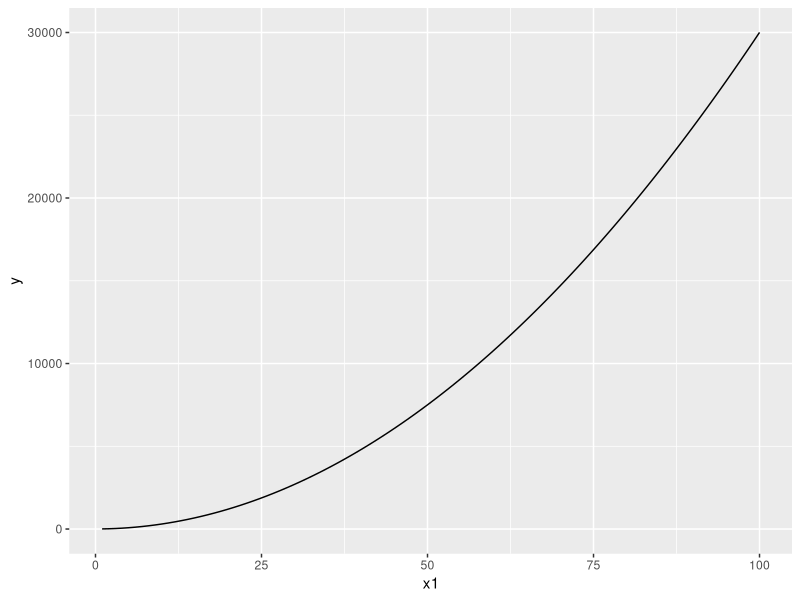

Recreate this plot in R.
## ---- chunk 1
library(tidyverse)
library(palmerpenguins)
## ---- chunk 2
fx = function(x){3 * x^2 + 4}
# --- c(1, 100) creates a vector of two values 1 and 100; c = concatenate function
# --- data.frame - is required to create a table with variables & values
ggplot(data.frame(x1 = c(1, 100)), aes(x = x1)) + 
  geom_function(fun = fx)
## ---- chunk 3
#--- use expression for derivatives
fxyz = expression(2 * x * y + 3 * (x^2) * (z^3))

#--- partial derivative function with respect to y
dfdy = D(fxyz, 'y')

dfdy
## ---- chunk 4
library(tidyverse)
library(palmerpenguins)
